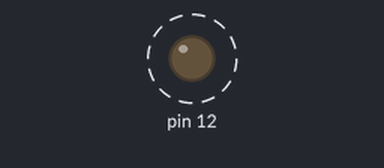
This program was run on a simulated Raspberry Pi (header pin numbers). Parts: output pins drawn as LEDs (lit = HIGH). Dashed ring = blinking. What the program prints to the terminal is not drawn.

Above: at 0.5 s.
Timing chart, 0 to 4.6 s (numbered marks = the images above):
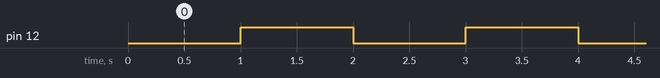

The program:

raspPart.py
```python
import RPi.GPIO as gpio
import serial
import time
import sys
import os

def main():
    gpio.setmode(gpio.BOARD)
    gpio.setup(12, gpio.OUT)

    s = serial.Serial('/dev/ttyACM0', 9600)
    status = False

    while 1:
        gpio.output(12, status)
        status = not status
        print status
        s.write("1\n" if status else "0\n")
        time.sleep(1)

if __name__ == '__main__':
    try:
        main()
    except KeyboardInterrupt:
        print 'Interrupted'
        gpio.cleanup()
        try:
            sys.exit(0)
        except SystemExit:
            os._exit(0)
```

Measured:
- by itself, pin 12: alternates HIGH for 1.0 s and LOW for 1.0 s
